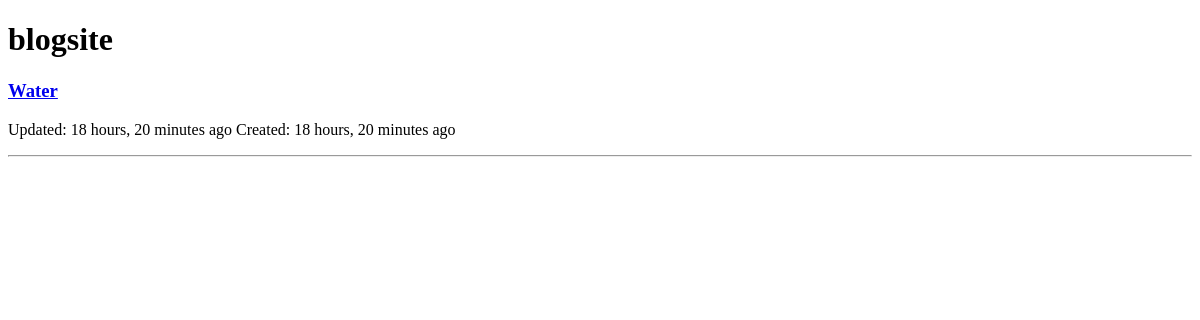
/blog/, run on an earlier commit of the app's database.
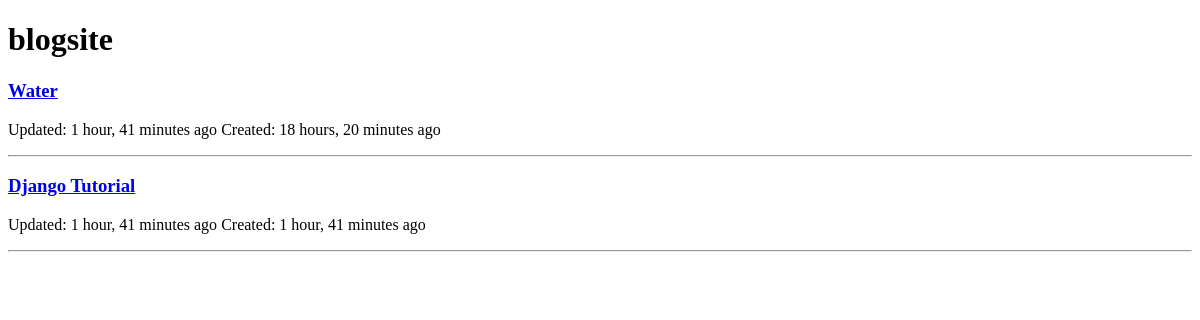
And on a later commit of the database.
### base/models.py (models this page shows)
class Post(models.Model):
    author = models.ForeignKey(User, on_delete=models.CASCADE)
    title = models.CharField(max_length=255)
    content = models.TextField()
    created = models.DateTimeField(auto_now=True)
    updated = models.DateTimeField(auto_now_add=True)
    class Meta:
        ordering = ['-created', '-updated']
    def __str__(self) -> str:
        return self.title

### base/views.py (the view)
# urls.py: path('blog/', views.blog, name="blog"),
def blog(request):
    posts = Post.objects.all()
    context = {'posts': posts}
    return render(request, 'base/blog.html', context)

### base/templates/base/blog.html
{% extends "base/main.html" %}
{% block content %}
<h1>blogsite</h1>
{% for post in posts  %}
  <div>
      <p>
        <h3><a href="{% url 'blog_detail' post.id %}">{{post}}</a></h3>
        <span>Updated: {{post.created|timesince}} ago</span>
        <span>Created: {{post.updated|timesince}} ago</span>
      </p>
      <hr>
  </div>
{% endfor %}
{% endblock content %}

### base/templates/base/main.html (shortened to what this page needs)
<!DOCTYPE html>
<html lang="en">
<head>
</head>
<body>
    {% block content %}
    {% endblock content %}
</body>
</html>

What changed in the data, as far as the page shows it:
changed Post "Water": created "18 hours, 20 minutes" → "1 hour, 41 minutes"
added Post: title "Django Tutorial", created "1 hour, 41 minutes", updated "1 hour, 41 minutes"
